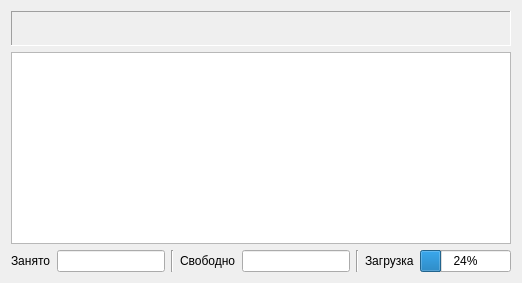
         <widget class="QWidget" name="AIS">
          <attribute name="title">
           <string>AIS</string>
          </attribute>
          <layout class="QVBoxLayout" name="verticalLayout_5">
           <item>
            <widget class="QWidget" name="slotMapWidget" native="true">
             <property name="sizePolicy">
              <sizepolicy hsizetype="Expanding" vsizetype="Expanding">
               <horstretch>0</horstretch>
               <verstretch>0</verstretch>
              </sizepolicy>
             </property>
             <layout class="QVBoxLayout" name="slotMapLayout">
              <property name="leftMargin">
               <number>0</number>
              </property>
              <property name="topMargin">
               <number>0</number>
              </property>
              <property name="rightMargin">
               <number>0</number>
              </property>
              <property name="bottomMargin">
               <number>0</number>
              </property>
              <item>
               <widget class="QLabel" name="slotMap">
                <property name="sizePolicy">
                 <sizepolicy hsizetype="Expanding" vsizetype="Expanding">
                  <horstretch>0</horstretch>
                  <verstretch>0</verstretch>
                 </sizepolicy>
                </property>
                <property name="minimumSize">
                 <size>
                  <width>64</width>
                  <height>35</height>
                 </size>
                </property>
                <property name="toolTip">
                 <string>Карта слотов</string>
                </property>
                <property name="frameShape">
                 <enum>QFrame::Panel</enum>
                </property>
                <property name="frameShadow">
                 <enum>QFrame::Sunken</enum>
                </property>
                <property name="text">
                 <string/>
                </property>
                <property name="scaledContents">
                 <bool>true</bool>
                </property>
                <property name="alignment">
                 <set>Qt::AlignCenter</set>
                </property>
               </widget>
              </item>
              <item>
               <widget class="QTableWidget" name="aisTable"/>
              </item>
              <item>
               <layout class="QHBoxLayout" name="slotStatsLayout">
                <item>
                 <widget class="QLabel" name="slotsUsedLabel">
                  <property name="text">
                   <string>Занято</string>
                  </property>
                 </widget>
                </item>
                <item>
                 <widget class="QLineEdit" name="slotsUsed">
                  <property name="toolTip">
                   <string>Использованные слоты в предыдущем кадре</string>
                  </property>
                  <property name="readOnly">
                   <bool>true</bool>
                  </property>
                 </widget>
                </item>
                <item>
                 <widget class="Line" name="line_4">
                  <property name="orientation">
                   <enum>Qt::Vertical</enum>
                  </property>
                 </widget>
                </item>
                <item>
                 <widget class="QLabel" name="slotsFreeLabel">
                  <property name="text">
                   <string>Свободно</string>
                  </property>
                 </widget>
                </item>
                <item>
                 <widget class="QLineEdit" name="slotsFree">
                  <property name="toolTip">
                   <string>Свободные слоты в предыдущем кадре</string>
                  </property>
                  <property name="readOnly">
                   <bool>true</bool>
                  </property>
                 </widget>
                </item>
                <item>
                 <widget class="Line" name="line_8">
                  <property name="orientation">
                   <enum>Qt::Vertical</enum>
                  </property>
                 </widget>
                </item>
                <item>
                 <widget class="QLabel" name="slotUtilizationLabel">
                  <property name="text">
                   <string>Загрузка</string>
                  </property>
                 </widget>
                </item>
                <item>
                 <widget class="QProgressBar" name="slotUtilization">
                  <property name="toolTip">
                   <string>Загрузка слотов в % за предыдущий кадр</string>
                  </property>
                  <property name="value">
                   <number>24</number>
                  </property>
                 </widget>
                </item>
               </layout>
              </item>
             </layout>
            </widget>
           </item>
          </layout>
         </widget>
